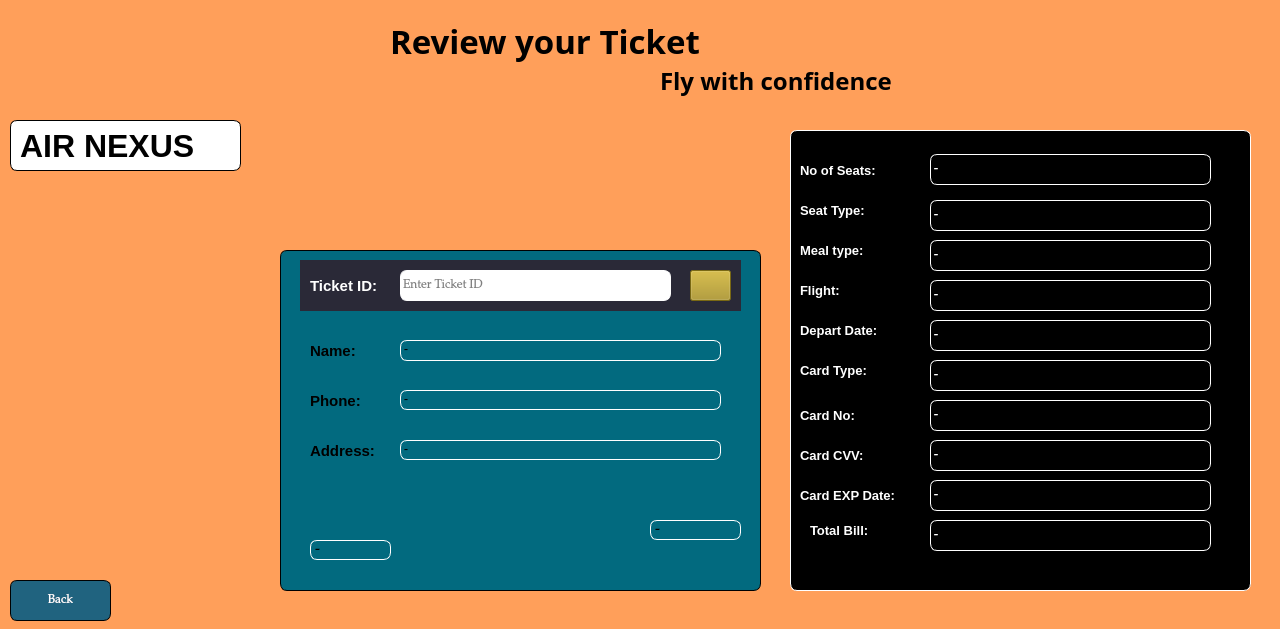
<?xml version="1.0" encoding="UTF-8"?>
<ui version="4.0">
 <class>ReviewTicket</class>
 <widget class="QMainWindow" name="ReviewTicket">
  <property name="geometry">
   <rect>
    <x>0</x>
    <y>0</y>
    <width>1280</width>
    <height>629</height>
   </rect>
  </property>
  <property name="windowTitle">
   <string>TICKET DETAILS</string>
  </property>
  <property name="windowIcon">
   <iconset>
    <normaloff>../../../SAAD COMMUNICATION/Downloads/chrome_hqmSI9koUf (2).png</normaloff>../../../SAAD COMMUNICATION/Downloads/chrome_hqmSI9koUf (2).png</iconset>
  </property>
  <widget class="QWidget" name="centralwidget">
   <widget class="QLabel" name="label_2">
    <property name="geometry">
     <rect>
      <x>400</x>
      <y>340</y>
      <width>321</width>
      <height>21</height>
     </rect>
    </property>
    <property name="font">
     <font>
      <family>Palatino Linotype</family>
     </font>
    </property>
    <property name="styleSheet">
     <string notr="true">color:BLACK;
border: 1px solid #FFFFFF;
border-radius: 7px;</string>
    </property>
    <property name="text">
     <string>-</string>
    </property>
   </widget>
   <widget class="QLabel" name="label_3">
    <property name="geometry">
     <rect>
      <x>400</x>
      <y>440</y>
      <width>321</width>
      <height>20</height>
     </rect>
    </property>
    <property name="font">
     <font>
      <family>Palatino Linotype</family>
     </font>
    </property>
    <property name="styleSheet">
     <string notr="true">border: 1px solid #FFFFFF;
border-radius: 7px;color:BLACK;
</string>
    </property>
    <property name="text">
     <string>-</string>
    </property>
   </widget>
   <widget class="QLabel" name="label_4">
    <property name="geometry">
     <rect>
      <x>400</x>
      <y>390</y>
      <width>321</width>
      <height>20</height>
     </rect>
    </property>
    <property name="font">
     <font>
      <family>Palatino Linotype</family>
     </font>
    </property>
    <property name="styleSheet">
     <string notr="true">border: 1px solid #FFFFFF;
border-radius: 7px;color:BLACK</string>
    </property>
    <property name="text">
     <string>-</string>
    </property>
   </widget>
   <widget class="QLabel" name="label_5">
    <property name="geometry">
     <rect>
      <x>930</x>
      <y>280</y>
      <width>281</width>
      <height>31</height>
     </rect>
    </property>
    <property name="font">
     <font>
      <family>Palatino Linotype</family>
     </font>
    </property>
    <property name="styleSheet">
     <string notr="true">border: 1px solid #FFFFFF;
border-radius: 7px;color: rgb(255, 255, 255);</string>
    </property>
    <property name="text">
     <string>-</string>
    </property>
   </widget>
   <widget class="QLabel" name="label_6">
    <property name="geometry">
     <rect>
      <x>310</x>
      <y>540</y>
      <width>81</width>
      <height>20</height>
     </rect>
    </property>
    <property name="font">
     <font>
      <family>Palatino Linotype</family>
      <pointsize>11</pointsize>
     </font>
    </property>
    <property name="styleSheet">
     <string notr="true">border: 1px solid #FFFFFF;
border-radius: 7px;color:BLACK
</string>
    </property>
    <property name="text">
     <string>-</string>
    </property>
   </widget>
   <widget class="QLabel" name="label_7">
    <property name="geometry">
     <rect>
      <x>650</x>
      <y>520</y>
      <width>91</width>
      <height>20</height>
     </rect>
    </property>
    <property name="font">
     <font>
      <family>Palatino Linotype</family>
      <pointsize>11</pointsize>
     </font>
    </property>
    <property name="styleSheet">
     <string notr="true">border: 1px solid #FFFFFF;
border-radius: 7px;color: BLACK;</string>
    </property>
    <property name="text">
     <string>-</string>
    </property>
   </widget>
   <widget class="QLabel" name="label_8">
    <property name="geometry">
     <rect>
      <x>930</x>
      <y>240</y>
      <width>281</width>
      <height>31</height>
     </rect>
    </property>
    <property name="font">
     <font>
      <family>Palatino Linotype</family>
     </font>
    </property>
    <property name="styleSheet">
     <string notr="true">border: 1px solid #FFFFFF;
border-radius: 7px;color: rgb(255, 255, 255);</string>
    </property>
    <property name="text">
     <string>-</string>
    </property>
   </widget>
   <widget class="QLabel" name="label_9">
    <property name="geometry">
     <rect>
      <x>930</x>
      <y>200</y>
      <width>281</width>
      <height>31</height>
     </rect>
    </property>
    <property name="font">
     <font>
      <family>Palatino Linotype</family>
     </font>
    </property>
    <property name="styleSheet">
     <string notr="true">border: 1px solid #FFFFFF;
border-radius: 7px;color: rgb(255, 255, 255);</string>
    </property>
    <property name="text">
     <string>-</string>
    </property>
   </widget>
   <widget class="QLabel" name="label_10">
    <property name="geometry">
     <rect>
      <x>930</x>
      <y>154</y>
      <width>281</width>
      <height>31</height>
     </rect>
    </property>
    <property name="font">
     <font>
      <family>Palatino Linotype</family>
     </font>
    </property>
    <property name="styleSheet">
     <string notr="true">border: 1px solid #FFFFFF;
border-radius: 7px;color: rgb(255, 255, 255);</string>
    </property>
    <property name="text">
     <string>-</string>
    </property>
   </widget>
   <widget class="QLabel" name="label_11">
    <property name="geometry">
     <rect>
      <x>930</x>
      <y>320</y>
      <width>281</width>
      <height>31</height>
     </rect>
    </property>
    <property name="font">
     <font>
      <family>Palatino Linotype</family>
     </font>
    </property>
    <property name="styleSheet">
     <string notr="true">border: 1px solid #FFFFFF;
border-radius: 7px;color: rgb(255, 255, 255);</string>
    </property>
    <property name="text">
     <string>-</string>
    </property>
   </widget>
   <widget class="QLabel" name="label_12">
    <property name="geometry">
     <rect>
      <x>930</x>
      <y>360</y>
      <width>281</width>
      <height>31</height>
     </rect>
    </property>
    <property name="font">
     <font>
      <family>Palatino Linotype</family>
     </font>
    </property>
    <property name="styleSheet">
     <string notr="true">border: 1px solid #FFFFFF;
border-radius: 7px;color: rgb(255, 255, 255);</string>
    </property>
    <property name="text">
     <string>-</string>
    </property>
   </widget>
   <widget class="QLabel" name="label_13">
    <property name="geometry">
     <rect>
      <x>930</x>
      <y>400</y>
      <width>281</width>
      <height>31</height>
     </rect>
    </property>
    <property name="font">
     <font>
      <family>Palatino Linotype</family>
     </font>
    </property>
    <property name="styleSheet">
     <string notr="true">border: 1px solid #FFFFFF;
border-radius: 7px;color: rgb(255, 255, 255);</string>
    </property>
    <property name="text">
     <string>-</string>
    </property>
   </widget>
   <widget class="QLabel" name="label_14">
    <property name="geometry">
     <rect>
      <x>930</x>
      <y>440</y>
      <width>281</width>
      <height>31</height>
     </rect>
    </property>
    <property name="font">
     <font>
      <family>Palatino Linotype</family>
     </font>
    </property>
    <property name="styleSheet">
     <string notr="true">border: 1px solid #FFFFFF;
border-radius: 7px;color: rgb(255, 255, 255);</string>
    </property>
    <property name="text">
     <string>-</string>
    </property>
   </widget>
   <widget class="QLabel" name="label_15">
    <property name="geometry">
     <rect>
      <x>930</x>
      <y>480</y>
      <width>281</width>
      <height>31</height>
     </rect>
    </property>
    <property name="font">
     <font>
      <family>Palatino Linotype</family>
     </font>
    </property>
    <property name="styleSheet">
     <string notr="true">border: 1px solid #FFFFFF;
border-radius: 7px;color: rgb(255, 255, 255);</string>
    </property>
    <property name="text">
     <string>-</string>
    </property>
   </widget>
   <widget class="QLabel" name="label_16">
    <property name="geometry">
     <rect>
      <x>930</x>
      <y>520</y>
      <width>281</width>
      <height>31</height>
     </rect>
    </property>
    <property name="font">
     <font>
      <family>Palatino Linotype</family>
     </font>
    </property>
    <property name="styleSheet">
     <string notr="true">border: 1px solid #FFFFFF;
border-radius: 7px;color: rgb(255, 255, 255);</string>
    </property>
    <property name="text">
     <string>-</string>
    </property>
   </widget>
   <widget class="QPushButton" name="pushButton">
    <property name="geometry">
     <rect>
      <x>690</x>
      <y>270</y>
      <width>41</width>
      <height>31</height>
     </rect>
    </property>
    <property name="styleSheet">
     <string notr="true">background-color: rgb(170, 146, 27);
color: rgb(255, 255, 255);</string>
    </property>
    <property name="text">
     <string/>
    </property>
    <property name="icon">
     <iconset>
      <normaloff>../../../SAAD COMMUNICATION/Downloads/[CITYPNG.COM]Search Explore White Icon Transparent PNG - 4000x4000.png</normaloff>../../../SAAD COMMUNICATION/Downloads/[CITYPNG.COM]Search Explore White Icon Transparent PNG - 4000x4000.png</iconset>
    </property>
   </widget>
   <widget class="QPushButton" name="pushButton_2">
    <property name="geometry">
     <rect>
      <x>10</x>
      <y>580</y>
      <width>101</width>
      <height>41</height>
     </rect>
    </property>
    <property name="font">
     <font>
      <family>Palatino Linotype</family>
     </font>
    </property>
    <property name="cursor">
     <cursorShape>PointingHandCursor</cursorShape>
    </property>
    <property name="styleSheet">
     <string notr="true">border: 1px solid #000000;
border-radius: 7px;color: rgb(255, 255, 255);
background-color: rgb(67, 40, 228);
background-color: rgb(32, 99, 127);
color: white</string>
    </property>
    <property name="text">
     <string>Back</string>
    </property>
   </widget>
   <widget class="QLabel" name="label_18">
    <property name="geometry">
     <rect>
      <x>720</x>
      <y>-220</y>
      <width>1351</width>
      <height>800</height>
     </rect>
    </property>
    <property name="text">
     <string/>
    </property>
    <property name="pixmap">
     <pixmap>../../../SAAD COMMUNICATION/Downloads/simple one user all data show ui window (2)_cleanup_auto_x2.jpg</pixmap>
    </property>
    <property name="scaledContents">
     <bool>true</bool>
    </property>
   </widget>
   <widget class="QLabel" name="label_19">
    <property name="geometry">
     <rect>
      <x>810</x>
      <y>520</y>
      <width>91</width>
      <height>21</height>
     </rect>
    </property>
    <property name="font">
     <font>
      <family>Leelawadee UI</family>
      <pointsize>10</pointsize>
      <bold>true</bold>
     </font>
    </property>
    <property name="styleSheet">
     <string notr="true">color: white
</string>
    </property>
    <property name="text">
     <string>Total Bill:</string>
    </property>
   </widget>
   <widget class="QLabel" name="label_22">
    <property name="geometry">
     <rect>
      <x>800</x>
      <y>160</y>
      <width>101</width>
      <height>21</height>
     </rect>
    </property>
    <property name="font">
     <font>
      <family>Leelawadee UI</family>
      <pointsize>10</pointsize>
      <bold>true</bold>
     </font>
    </property>
    <property name="styleSheet">
     <string notr="true">color:white</string>
    </property>
    <property name="text">
     <string>No of Seats:</string>
    </property>
   </widget>
   <widget class="QLabel" name="label_23">
    <property name="geometry">
     <rect>
      <x>310</x>
      <y>340</y>
      <width>71</width>
      <height>21</height>
     </rect>
    </property>
    <property name="font">
     <font>
      <family>Leelawadee UI</family>
      <pointsize>11</pointsize>
      <bold>true</bold>
     </font>
    </property>
    <property name="styleSheet">
     <string notr="true">color: BLACK
</string>
    </property>
    <property name="text">
     <string>Name:</string>
    </property>
   </widget>
   <widget class="QLabel" name="label_24">
    <property name="geometry">
     <rect>
      <x>310</x>
      <y>390</y>
      <width>91</width>
      <height>21</height>
     </rect>
    </property>
    <property name="font">
     <font>
      <family>Leelawadee UI</family>
      <pointsize>11</pointsize>
      <bold>true</bold>
     </font>
    </property>
    <property name="styleSheet">
     <string notr="true">color:BLACK
</string>
    </property>
    <property name="text">
     <string>Phone:</string>
    </property>
   </widget>
   <widget class="QLabel" name="label_25">
    <property name="geometry">
     <rect>
      <x>310</x>
      <y>440</y>
      <width>81</width>
      <height>21</height>
     </rect>
    </property>
    <property name="font">
     <font>
      <family>Leelawadee UI</family>
      <pointsize>11</pointsize>
      <bold>true</bold>
     </font>
    </property>
    <property name="styleSheet">
     <string notr="true">color: BLACK</string>
    </property>
    <property name="text">
     <string>Address:</string>
    </property>
   </widget>
   <widget class="QLabel" name="label_26">
    <property name="geometry">
     <rect>
      <x>800</x>
      <y>200</y>
      <width>91</width>
      <height>21</height>
     </rect>
    </property>
    <property name="font">
     <font>
      <family>Leelawadee UI</family>
      <pointsize>10</pointsize>
      <bold>true</bold>
     </font>
    </property>
    <property name="styleSheet">
     <string notr="true">color:white</string>
    </property>
    <property name="text">
     <string>Seat Type:</string>
    </property>
   </widget>
   <widget class="QLabel" name="label_27">
    <property name="geometry">
     <rect>
      <x>800</x>
      <y>280</y>
      <width>71</width>
      <height>21</height>
     </rect>
    </property>
    <property name="font">
     <font>
      <family>Leelawadee UI</family>
      <pointsize>10</pointsize>
      <bold>true</bold>
     </font>
    </property>
    <property name="styleSheet">
     <string notr="true">color: white</string>
    </property>
    <property name="text">
     <string>Flight:</string>
    </property>
   </widget>
   <widget class="QLabel" name="label_28">
    <property name="geometry">
     <rect>
      <x>800</x>
      <y>360</y>
      <width>91</width>
      <height>21</height>
     </rect>
    </property>
    <property name="font">
     <font>
      <family>Leelawadee UI</family>
      <pointsize>10</pointsize>
      <bold>true</bold>
     </font>
    </property>
    <property name="styleSheet">
     <string notr="true">color:white</string>
    </property>
    <property name="text">
     <string>Card Type:</string>
    </property>
   </widget>
   <widget class="QLabel" name="label_29">
    <property name="geometry">
     <rect>
      <x>800</x>
      <y>400</y>
      <width>81</width>
      <height>31</height>
     </rect>
    </property>
    <property name="font">
     <font>
      <family>Leelawadee UI</family>
      <pointsize>10</pointsize>
      <bold>true</bold>
     </font>
    </property>
    <property name="styleSheet">
     <string notr="true">color:white</string>
    </property>
    <property name="text">
     <string>Card No:</string>
    </property>
   </widget>
   <widget class="QLabel" name="label_30">
    <property name="geometry">
     <rect>
      <x>800</x>
      <y>320</y>
      <width>111</width>
      <height>21</height>
     </rect>
    </property>
    <property name="font">
     <font>
      <family>Leelawadee UI</family>
      <pointsize>10</pointsize>
      <bold>true</bold>
     </font>
    </property>
    <property name="styleSheet">
     <string notr="true">color:white</string>
    </property>
    <property name="text">
     <string>Depart Date:</string>
    </property>
   </widget>
   <widget class="QLabel" name="label_31">
    <property name="geometry">
     <rect>
      <x>800</x>
      <y>480</y>
      <width>131</width>
      <height>31</height>
     </rect>
    </property>
    <property name="font">
     <font>
      <family>Leelawadee UI</family>
      <pointsize>10</pointsize>
      <bold>true</bold>
     </font>
    </property>
    <property name="styleSheet">
     <string notr="true">color: white</string>
    </property>
    <property name="text">
     <string>Card EXP Date:</string>
    </property>
   </widget>
   <widget class="QLabel" name="label_32">
    <property name="geometry">
     <rect>
      <x>800</x>
      <y>240</y>
      <width>91</width>
      <height>21</height>
     </rect>
    </property>
    <property name="font">
     <font>
      <family>Leelawadee UI</family>
      <pointsize>10</pointsize>
      <bold>true</bold>
     </font>
    </property>
    <property name="styleSheet">
     <string notr="true">color:white</string>
    </property>
    <property name="text">
     <string>Meal type:</string>
    </property>
   </widget>
   <widget class="QLabel" name="label_33">
    <property name="geometry">
     <rect>
      <x>800</x>
      <y>440</y>
      <width>91</width>
      <height>31</height>
     </rect>
    </property>
    <property name="font">
     <font>
      <family>Leelawadee UI</family>
      <pointsize>10</pointsize>
      <bold>true</bold>
     </font>
    </property>
    <property name="styleSheet">
     <string notr="true">color:white
</string>
    </property>
    <property name="text">
     <string>Card CVV:</string>
    </property>
   </widget>
   <widget class="QLineEdit" name="lineEdit">
    <property name="geometry">
     <rect>
      <x>400</x>
      <y>270</y>
      <width>271</width>
      <height>31</height>
     </rect>
    </property>
    <property name="font">
     <font>
      <family>Palatino Linotype</family>
     </font>
    </property>
    <property name="styleSheet">
     <string notr="true">background-color:WHITE;
color:BLACK;
border: 1px solid #FFFFFF;
border-radius: 7px;</string>
    </property>
    <property name="placeholderText">
     <string>Enter Ticket ID</string>
    </property>
   </widget>
   <widget class="QLabel" name="label">
    <property name="geometry">
     <rect>
      <x>310</x>
      <y>260</y>
      <width>91</width>
      <height>51</height>
     </rect>
    </property>
    <property name="font">
     <font>
      <family>Leelawadee UI</family>
      <pointsize>11</pointsize>
      <bold>true</bold>
     </font>
    </property>
    <property name="styleSheet">
     <string notr="true">color: rgb(255, 255, 255);</string>
    </property>
    <property name="text">
     <string>Ticket ID:</string>
    </property>
   </widget>
   <widget class="QLabel" name="label_34">
    <property name="geometry">
     <rect>
      <x>390</x>
      <y>0</y>
      <width>461</width>
      <height>81</height>
     </rect>
    </property>
    <property name="font">
     <font>
      <family>Arial Black</family>
      <pointsize>25</pointsize>
      <bold>true</bold>
     </font>
    </property>
    <property name="styleSheet">
     <string notr="true">color:black
</string>
    </property>
    <property name="text">
     <string>Review your Ticket</string>
    </property>
   </widget>
   <widget class="QLabel" name="label_35">
    <property name="geometry">
     <rect>
      <x>230</x>
      <y>200</y>
      <width>111</width>
      <height>41</height>
     </rect>
    </property>
    <property name="styleSheet">
     <string notr="true">background-color: rgb(37, 37, 49);</string>
    </property>
    <property name="text">
     <string/>
    </property>
   </widget>
   <widget class="QLabel" name="label_20">
    <property name="geometry">
     <rect>
      <x>280</x>
      <y>250</y>
      <width>481</width>
      <height>341</height>
     </rect>
    </property>
    <property name="styleSheet">
     <string notr="true">border: 1px solid #000000;
border-radius: 7px;color: rgb(255, 255, 255);
background-color: rgb(2, 106, 127);
color: white</string>
    </property>
    <property name="text">
     <string/>
    </property>
    <property name="pixmap">
     <pixmap>../../../SAAD COMMUNICATION/Downloads/—Pngtree—flight route with location pin_8949550.png</pixmap>
    </property>
    <property name="scaledContents">
     <bool>true</bool>
    </property>
   </widget>
   <widget class="QLabel" name="label_21">
    <property name="geometry">
     <rect>
      <x>10</x>
      <y>10</y>
      <width>71</width>
      <height>61</height>
     </rect>
    </property>
    <property name="text">
     <string/>
    </property>
    <property name="pixmap">
     <pixmap>../../../SAAD COMMUNICATION/Downloads/Untitled (1).png</pixmap>
    </property>
    <property name="scaledContents">
     <bool>true</bool>
    </property>
   </widget>
   <widget class="QLabel" name="label_36">
    <property name="geometry">
     <rect>
      <x>660</x>
      <y>60</y>
      <width>231</width>
      <height>41</height>
     </rect>
    </property>
    <property name="font">
     <font>
      <family>Brush Script MT</family>
      <pointsize>18</pointsize>
      <bold>true</bold>
     </font>
    </property>
    <property name="styleSheet">
     <string notr="true">color: black</string>
    </property>
    <property name="text">
     <string>Fly with confidence</string>
    </property>
   </widget>
   <widget class="QLabel" name="label_17">
    <property name="geometry">
     <rect>
      <x>240</x>
      <y>460</y>
      <width>71</width>
      <height>20</height>
     </rect>
    </property>
    <property name="styleSheet">
     <string notr="true">background-color: rgb(65, 47, 48);
background-color: rgb(43, 42, 48);</string>
    </property>
    <property name="text">
     <string/>
    </property>
   </widget>
   <widget class="QLabel" name="label_37">
    <property name="geometry">
     <rect>
      <x>550</x>
      <y>460</y>
      <width>71</width>
      <height>20</height>
     </rect>
    </property>
    <property name="styleSheet">
     <string notr="true">background-color: rgb(59, 44, 49);</string>
    </property>
    <property name="text">
     <string/>
    </property>
   </widget>
   <widget class="QLabel" name="label_38">
    <property name="geometry">
     <rect>
      <x>300</x>
      <y>260</y>
      <width>441</width>
      <height>51</height>
     </rect>
    </property>
    <property name="styleSheet">
     <string notr="true">background-color: rgb(24, 47, 78);
background-color: rgb(42, 41, 55);</string>
    </property>
    <property name="text">
     <string/>
    </property>
   </widget>
   <widget class="QLabel" name="background">
    <property name="geometry">
     <rect>
      <x>0</x>
      <y>0</y>
      <width>1290</width>
      <height>700</height>
     </rect>
    </property>
    <property name="styleSheet">
     <string notr="true">background-color: rgb(255, 159, 90);</string>
    </property>
    <property name="text">
     <string/>
    </property>
   </widget>
   <widget class="QLabel" name="label_39">
    <property name="geometry">
     <rect>
      <x>790</x>
      <y>130</y>
      <width>461</width>
      <height>461</height>
     </rect>
    </property>
    <property name="styleSheet">
     <string notr="true">background-color:black;border: 1px solid #FFFFFF;
border-radius: 7px;color: rgb(255, 255, 255);</string>
    </property>
    <property name="text">
     <string/>
    </property>
   </widget>
   <widget class="QLabel" name="label_40">
    <property name="geometry">
     <rect>
      <x>10</x>
      <y>120</y>
      <width>231</width>
      <height>51</height>
     </rect>
    </property>
    <property name="font">
     <font>
      <pointsize>24</pointsize>
      <bold>true</bold>
     </font>
    </property>
    <property name="styleSheet">
     <string notr="true">border: 1px solid #000000;
border-radius: 7px;color: rgb(255, 255, 255);
background-color: rgb(67, 40, 228);
background-color: WHITE;
color: BLACK</string>
    </property>
    <property name="text">
     <string>AIR NEXUS</string>
    </property>
   </widget>
   <widget class="QLabel" name="label_41">
    <property name="geometry">
     <rect>
      <x>0</x>
      <y>-40</y>
      <width>211</width>
      <height>171</height>
     </rect>
    </property>
    <property name="styleSheet">
     <string notr="true">background-image: url(:/bg_images/logo_pic.png);</string>
    </property>
    <property name="text">
     <string/>
    </property>
   </widget>
   <widget class="QLabel" name="label_42">
    <property name="geometry">
     <rect>
      <x>989</x>
      <y>569</y>
      <width>421</width>
      <height>411</height>
     </rect>
    </property>
    <property name="text">
     <string/>
    </property>
    <property name="pixmap">
     <pixmap>../../../SAAD COMMUNICATION/Downloads/simple one user all data show ui window (2)_cleanup_auto_x2.jpg</pixmap>
    </property>
    <property name="scaledContents">
     <bool>true</bool>
    </property>
   </widget>
   <widget class="QLabel" name="label_43">
    <property name="geometry">
     <rect>
      <x>1269</x>
      <y>-20</y>
      <width>31</width>
      <height>800</height>
     </rect>
    </property>
    <property name="text">
     <string/>
    </property>
    <property name="pixmap">
     <pixmap>../../../SAAD COMMUNICATION/Downloads/simple one user all data show ui window (2)_cleanup_auto_x2.jpg</pixmap>
    </property>
    <property name="scaledContents">
     <bool>true</bool>
    </property>
   </widget>
   <widget class="QLabel" name="label_44">
    <property name="geometry">
     <rect>
      <x>350</x>
      <y>490</y>
      <width>301</width>
      <height>61</height>
     </rect>
    </property>
    <property name="styleSheet">
     <string notr="true">background-image: url(:/bg_images/arrow.png);</string>
    </property>
    <property name="text">
     <string/>
    </property>
   </widget>
   <zorder>label_18</zorder>
   <zorder>label_35</zorder>
   <zorder>label_37</zorder>
   <zorder>label_17</zorder>
   <zorder>background</zorder>
   <zorder>label_20</zorder>
   <zorder>label_39</zorder>
   <zorder>label_5</zorder>
   <zorder>label_6</zorder>
   <zorder>label_7</zorder>
   <zorder>label_8</zorder>
   <zorder>label_9</zorder>
   <zorder>label_10</zorder>
   <zorder>label_11</zorder>
   <zorder>label_12</zorder>
   <zorder>label_13</zorder>
   <zorder>label_14</zorder>
   <zorder>label_15</zorder>
   <zorder>label_16</zorder>
   <zorder>pushButton_2</zorder>
   <zorder>label_19</zorder>
   <zorder>label_22</zorder>
   <zorder>label_23</zorder>
   <zorder>label_24</zorder>
   <zorder>label_25</zorder>
   <zorder>label_26</zorder>
   <zorder>label_27</zorder>
   <zorder>label_28</zorder>
   <zorder>label_29</zorder>
   <zorder>label_30</zorder>
   <zorder>label_31</zorder>
   <zorder>label_32</zorder>
   <zorder>label_33</zorder>
   <zorder>label_34</zorder>
   <zorder>label_21</zorder>
   <zorder>label_36</zorder>
   <zorder>label_38</zorder>
   <zorder>label_40</zorder>
   <zorder>label_41</zorder>
   <zorder>label</zorder>
   <zorder>lineEdit</zorder>
   <zorder>pushButton</zorder>
   <zorder>label_2</zorder>
   <zorder>label_4</zorder>
   <zorder>label_3</zorder>
   <zorder>label_42</zorder>
   <zorder>label_43</zorder>
   <zorder>label_44</zorder>
  </widget>
 </widget>
 <resources/>
 <connections/>
</ui>
